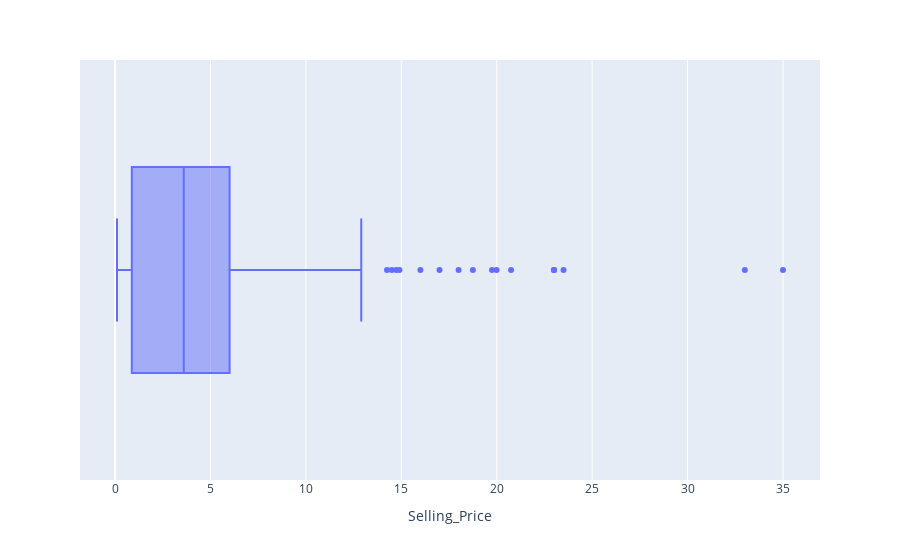

This figure's notebook cell:
### Code cell
# Finding outliers
px.box(df,x="Selling_Price")

### Figure 1 — Plotly figure (JSON) as saved in the notebook; plotly's stock layout.template omitted (floating-point values rounded to 4 significant figures; data arrays with more than 128 entries replaced by an {"elided": "..."} marker saying what was removed)
{"data": [{"alignmentgroup": "True", "hovertemplate": "Selling_Price=%{x}<extra></extra>", "legendgroup": "", "marker": {"color": "#636efa"}, "name": "", "notched": false, "offsetgroup": "", "orientation": "h", "showlegend": false, "x": {"elided": "301 float values"}, "x0": " ", "xaxis": "x", "y0": " ", "yaxis": "y", "type": "box"}], "layout": {"xaxis": {"anchor": "y", "domain": [0.0, 1.0], "title": {"text": "Selling_Price"}}, "yaxis": {"anchor": "x", "domain": [0.0, 1.0]}, "legend": {"tracegroupgap": 0}, "margin": {"t": 60}, "boxmode": "group"}}
